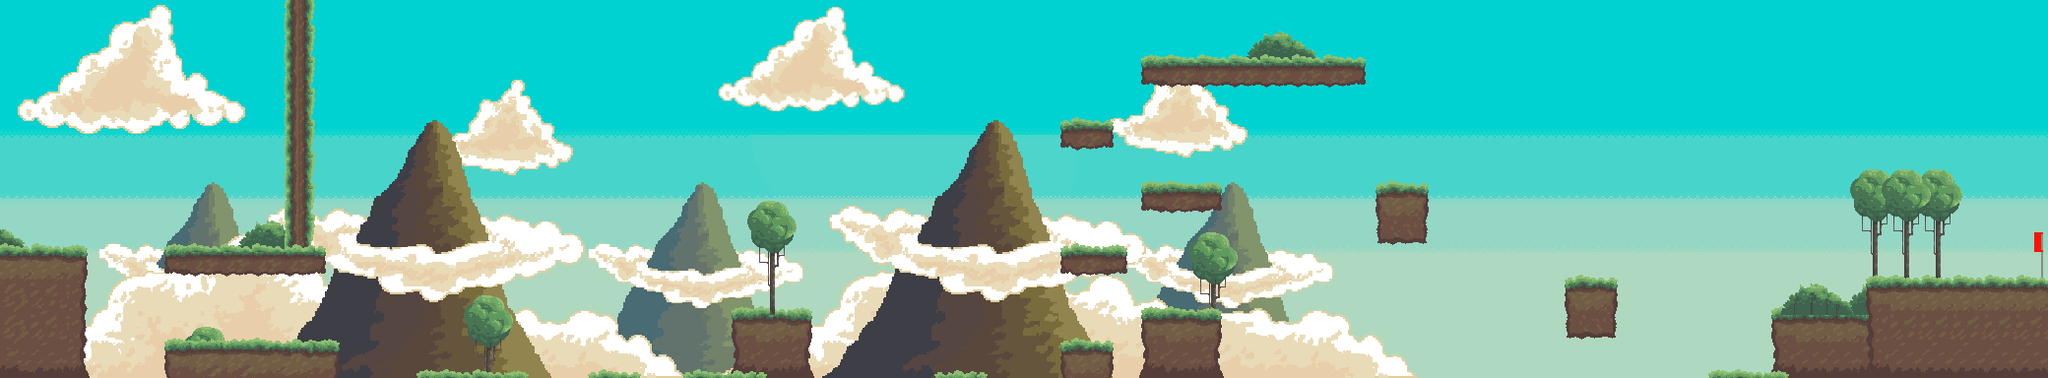

A level layout from a 2D game, rendered from its tile map. Below: a short description, then the map file with tile-grid data replaced by summaries:
An orthogonal 65x12 tile map with 32x32 px tiles, 4 tile layers (Ground 3, Copiar desde Bushes and trees, Ground 2, Ground 1), 4 image layers and 22 objects (19x floor, jumpable, player_start_pos, end).

<map version="1.0" orientation="orthogonal" renderorder="right-down" width="65" height="12" tilewidth="32" tileheight="32" nextobjectid="48">
 <tileset firstgid="1" name="tileset" tilewidth="32" tileheight="32" tilecount="232" columns="29">
  <image source="tileset.png" width="950" height="256" />
  <terraintypes>
   <terrain name="ground" tile="-1" />
   <terrain name="grass" tile="-1" />
  </terraintypes>
  <tile id="10" terrain=",,,0" />
  <tile id="12" terrain=",,0," />
  <tile id="39" terrain=",0,,0" />
  <tile id="41" terrain="0,,0," />
  <tile id="48" terrain=",,,1" />
  <tile id="49" terrain=",,1,1" />
  <tile id="50" terrain=",,1," />
  <tile id="77" terrain=",1,,1" />
  <tile id="78" terrain="1,1,1,1" />
  <tile id="79" terrain="1,,1," />
  <tile id="82" terrain="1,1,1," />
  <tile id="83" terrain="1,1,,1" />
  <tile id="97" terrain=",0,," />
  <tile id="99" terrain="0,,," />
  <tile id="106" terrain=",1,," />
  <tile id="107" terrain="1,1,," />
  <tile id="108" terrain="1,,," />
  <tile id="111" terrain="1,,1,1" />
  <tile id="112" terrain=",1,1,1" />
  <tile id="126" terrain=",,0,0" />
  <tile id="155" terrain="0,0,0,0" />
  <tile id="213" terrain="0,0,," />
 </tileset>
 <imagelayer name="Background">
  <image source="Background.png" width="2080" height="384" />
 </imagelayer>
 <imagelayer name="Clouds">
  <image source="Layer 1 clound anim1.png" width="1500" height="207" />
  <properties>
   <property name="constant_movement" type="bool" value="true" />
   <property name="speed" type="float" value="0.1" />
  </properties>
 </imagelayer>
 <imagelayer name="Mountains (Back)" offsetx="0" offsety="-20">
  <image source="Layer 1 anim1.png" width="1500" height="404" />
  <properties>
   <property name="constant_movement" type="bool" value="false" />
   <property name="speed" type="float" value="0.03" />
  </properties>
 </imagelayer>
 <imagelayer name="Mountains (Front)" offsetx="0" offsety="-20">
  <image source="Layer 3 anim2.png" width="1500" height="404" />
  <properties>
   <property name="constant_movement" type="bool" value="false" />
   <property name="speed" type="float" value="0.05" />
  </properties>
 </imagelayer>
 <layer name="Ground 3" width="65" height="12">
  <data>[780 cells, 30 non-empty, 20 distinct tile ids]</data>
 </layer>
 <layer name="Copiar desde Bushes and trees" width="65" height="12">
  <data>[780 cells, 49 non-empty, 20 distinct tile ids]</data>
 </layer>
 <layer name="Ground 2" width="65" height="12">
  <data>[780 cells, 19 non-empty, 12 distinct tile ids]</data>
 </layer>
 <layer name="Ground 1" width="65" height="12">
  <data>[780 cells, 147 non-empty, 30 distinct tile ids]</data>
 </layer>
 <objectgroup color="#ff0000" name="Collision">
  <object id="15" type="floor" x="-2" y="253" width="83" height="134" />
  <object id="16" type="floor" x="177" y="349.667" width="161" height="34.3333" />
  <object id="17" type="floor" x="172" y="253" width="153" height="18" />
  <object id="18" type="floor" x="430" y="377" width="97" height="6" />
  <object id="19" type="floor" x="602" y="377" width="42" height="7" />
  <object id="20" type="floor" x="700" y="376" width="75" height="6" />
  <object id="21" type="floor" x="954" y="378" width="44.333" height="6" />
  <object id="22" type="floor" x="1168.67" y="60" width="212.333" height="23.3333" />
  <object id="23" type="floor" x="1166" y="189" width="70" height="17" />
  <object id="24" type="floor" x="1084" y="251" width="52.3333" height="23.3333" />
  <object id="25" type="floor" x="1082" y="346" width="43.3333" height="36" />
  <object id="26" type="floor" x="1081.67" y="124" width="46.3333" height="20" />
  <object id="29" type="floor" x="1168.67" y="315" width="61.667" height="69" />
  <object id="30" type="floor" x="1402.67" y="191" width="44.3333" height="51" />
  <object id="32" type="floor" x="1597" y="284" width="37.6667" height="52.6667" />
  <object id="33" type="floor" x="1738" y="377" width="76.3333" height="7.6667" />
  <object id="34" type="floor" x="1802.67" y="314" width="97.3333" height="70" />
  <object id="43" type="floor" x="292" y="2" width="27" height="253" />
  <object id="44" type="jumpable" x="746" y="315" width="74" height="64" />
  <object id="46" type="floor" x="1900.67" y="284" width="189.333" height="95" />
 </objectgroup>
 <objectgroup color="#0000ff" name="Logic">
  <properties>
   <property name="map_length" type="int" value="2112" />
  </properties>
  <object id="45" name="player_start_pos" x="2.727" y="214.727" width="21" height="33" />
  <object id="47" name="end" x="2072.33" y="231.667" width="8.66667" height="54" />
 </objectgroup>
</map>
